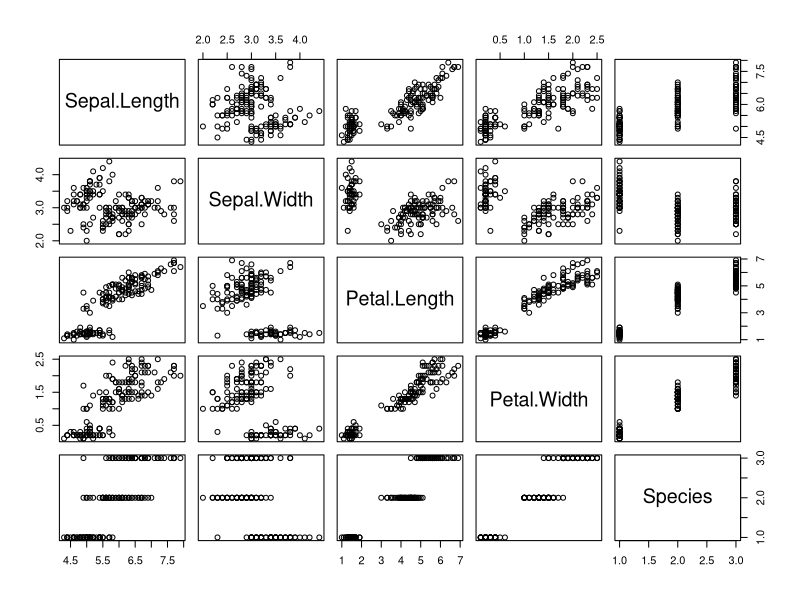
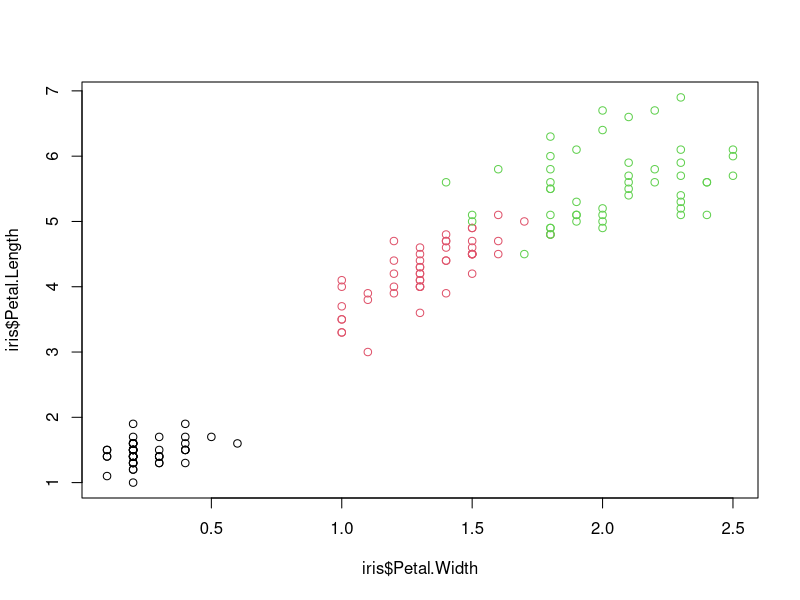

Write the R code that produced these figures, in order.
# 구조 파악/경향 파악/데이터 시각화
str(iris)
head(iris, 10)
plot(iris)

# $표현 사용하여 데이터셋 안의 특정 열 명시
iris$Petal.Length
iris$Species

# col에 row를 명시하여 level에 따라 다른 색상 지정
plot(iris$Petal.Width, iris$Petal.Length, col=iris$Species)